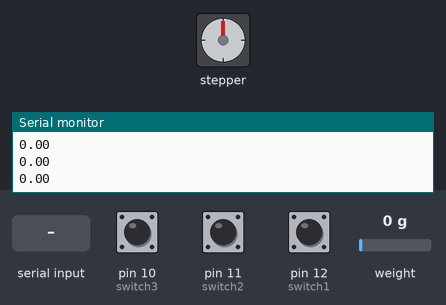
Bench run of a sketch on a simulated Arduino Uno, built with avr-gcc and run on an emulated ATmega328P. On the bench: stepper motor, the last lines printed to the serial monitor. The test bench sets the inputs (shaded band); at power-on: pin 11 (switch2) HIGH, weight on the scale 0 g, pin 12 (switch1) HIGH, pin 10 (switch3) HIGH. Stepper angles assume 200 steps per turn.

Above: at 2.2 s.
2.3 s: "C" received over Serial
At 4.46 s:
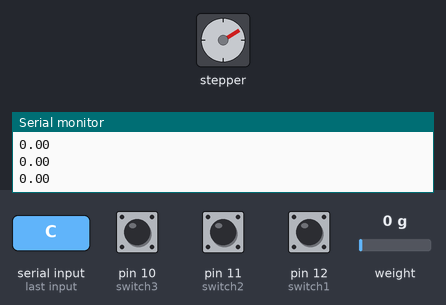
At 5.1 s:
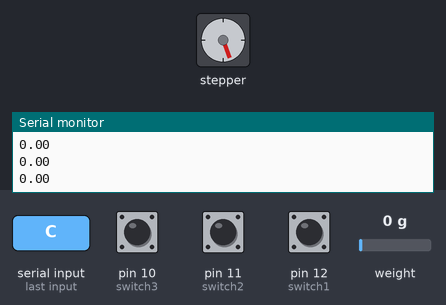
5.3 s: pin 11 (switch2) pulled LOW for 3.2 s
10.0 s: weight on the scale set to 100 g
11.5 s: pin 12 (switch1) pulled LOW for 1 s
At 13.4 s:
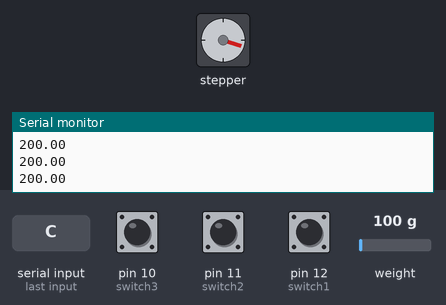
14.5 s: weight on the scale set to 1250 g
16.0 s: pin 11 (switch2) pulled LOW for 0.15 s
At 17.3 s:
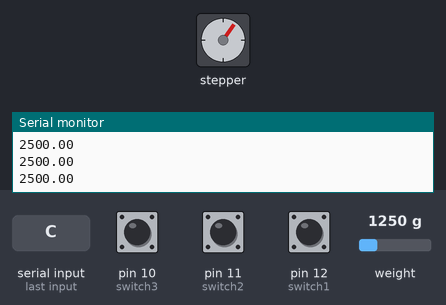
Timing chart, 0 to 18.6 s (numbered marks = the images above; inputs shaded):
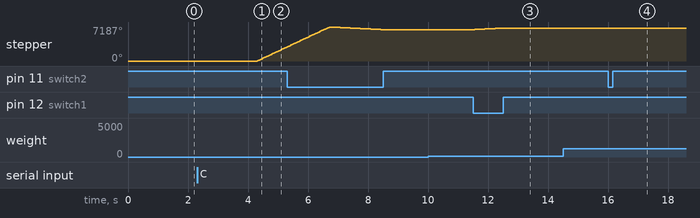

The sketch:

UTMarduino.ino
```cpp
#include<Stepper.h>
#include <HX711.h>

#define DOUT  A0
#define CLK  A1

HX711 loadCell;//(A0, A1);

float  scalefactor = -882.86;//for big load cell

int switch1 = 12;
int switch2 = 11;
int switch3 =10;

///motor basic step units
int rpm = 500;
const int stepsPerRevolution = 200  ;// number of steps of motor
const float GEAR_RATIO = 20; // Gear ratio
const float STEPS_PER_OUTREV = stepsPerRevolution * GEAR_RATIO ;/// total steps for one rev = steps of motor in one rev * gear ratio / number of steps for each
int stepsrequired; /// using this as a constant instead


//variables
String inputString;
bool debug = false ;
byte mode =0;
byte modeAddition =0 ;

//motor pins
Stepper myStepper(stepsPerRevolution, 2, 3);
//int dirpin = 3;
//int steppin = 2;

void setup() {

    // set the speed at custom rpm:
  myStepper.setSpeed(rpm);///////
  stepsrequired = STEPS_PER_OUTREV;

//all about switches
 pinMode(switch1, INPUT);
 pinMode(switch2, INPUT);
 pinMode(switch3,INPUT);

digitalWrite(switch1,HIGH);
digitalWrite(switch2,HIGH);
digitalWrite(switch3,HIGH);

Serial.begin(115200);
//LOADCELL SETUP
loadCell.begin(DOUT, CLK);

 loadCell.set_scale();
loadCell.tare();
loadCell.set_scale(scalefactor);
//char a = 'b';
//while(a!='a')
//a = Serial.read();

}

void loop() {
  bool isRead = false;
  //Serial COmmunication
 inputString = "" ;
  while (Serial.available())
  {
    inputString = Serial.readString();
    isRead = true;
  }
  if (isRead) {
    String taskPart;
    String rest;
    taskPart = inputString.substring(0, inputString.indexOf(" "));
    rest = inputString.substring(inputString.indexOf(" ") + 1);
    if (taskPart == "C") {

       mode =1;
        loadCell.tare();

         }
    else if (taskPart == "T" )
     {
        mode =2;
         loadCell.tare();
            //digitalWrite(dirpin,HIGH);
  }
  else if (taskPart == "Stop")
  {
  mode = 3;
   loadCell.tare();
  }
  else if (taskPart == "M")
  {
    mode =4;
   loadCell.tare();
  }

  }

if (mode ==1) {

   myStepper.step(stepsrequired); ///step function counts steps for steps required
  delayMicroseconds(2000);

    if (!digitalRead(switch1)){
    mode =4;}
   else if (!digitalRead(switch2)){
    mode =4;}

}
 if(mode ==2) {

    myStepper.step(-stepsrequired); ///negative sign for opposite direction
  delayMicroseconds(2000);

  if (!digitalRead(switch1)){
    mode =4;}
   else if (!digitalRead(switch2)){
    mode =4;}
 }
 ///////////// STOP //////////////////////////
  else if(mode==3) {
    boolean performStep =0;
    performStep =1; // machine stops here
  }
  ///////////////// MANUAL MODE ///////////////
  else if (mode ==4) {
             //boolean performStep = 0;

if (!digitalRead(switch3))
     {
       stepsrequired = 200;
    if (!digitalRead(switch1))
    {
       myStepper.step(stepsrequired); ///step function counts steps for steps required
  delayMicroseconds(100);
    }
    if(!digitalRead(switch2))
    {
 myStepper.step(-stepsrequired); ///step function counts steps for steps required
  delayMicroseconds(100);
    }
    }
    else if (digitalRead(switch3))
    {
     stepsrequired = 20;
    if (!digitalRead(switch1))
    {
       myStepper.step(stepsrequired); ///step function counts steps for steps required
  delayMicroseconds(100);
    }
    if(!digitalRead(switch2))
    {
 myStepper.step(-stepsrequired); ///step function counts steps for steps required
  delayMicroseconds(100);
    }
    }
  }

  //LOAD
float rawvalue = loadCell.get_units();
float W = (rawvalue/5)*10;//(rawvalue); // for big load cell
loadCell.set_scale(scalefactor);


  //Serial.print("load :  ");
  Serial.println(W);
}
```

Measured:
- after the input at 2.3 s, stepper: keeps turning clockwise at about 3038°/s, starting after 2.0 s
- after the input at 11.5 s, stepper: turns 324° clockwise in 0.90 s, starting after 0.06 s
- after the input at 16.0 s, stepper: goes 6912° 0.11 s, then 6876°, starting at once
